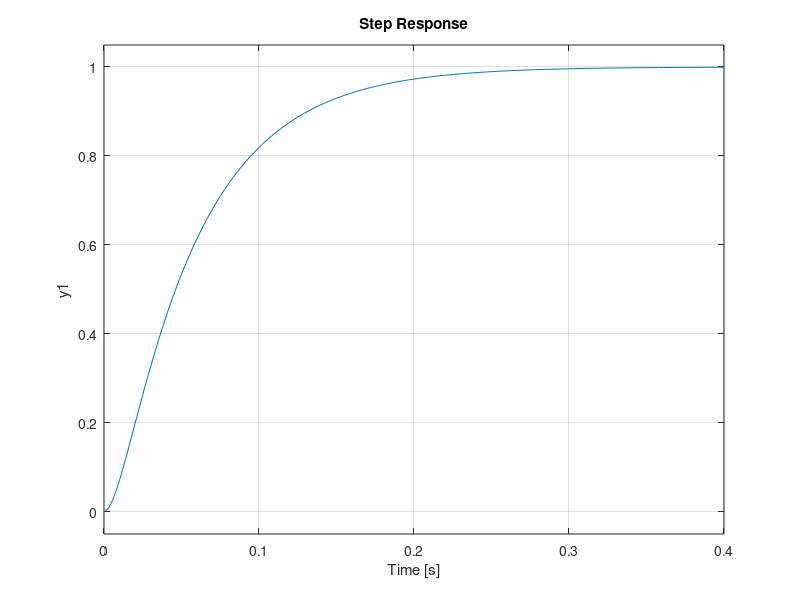

Here is the MATLAB script that generated this plot:
%R= 1e3;C=47e-6;
%Gs=tf(1,[R*C 1]);
%step(Gs);

R1= 1e3;
C1=10e-6;
R2= 10e3;
C2= 4.7e-6
%L=10e-3;

Gs=tf(1,[R1*C1*R2*C2 R1*C1+R1*C2+R2*C2 1]);

step(Gs);